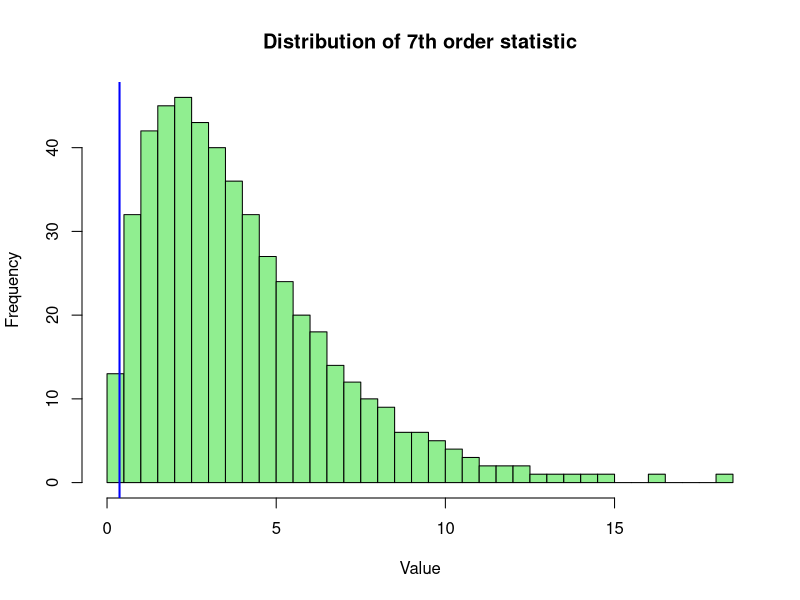

Write R code to recreate this figure.
#Generate a sample dataset
set.seed(456)
sample_data <- rgamma(500,shape=2,rate=0.5)

#Calculate the 7th order statistic
seventh_order_statistic <- sort(sample_data)[7]

#Generate quantiles for the 7th order statistic
quantiles <- qgamma(ppoints(500),shape=2,rate=0.5)

#Plot the distribution of the 7th order statistic
hist(quantiles,breaks=30,col="lightgreen",main="Distribution of 7th order statistic",
     xlab="Value")
abline(v=seventh_order_statistic,col="blue",lwd=2)

